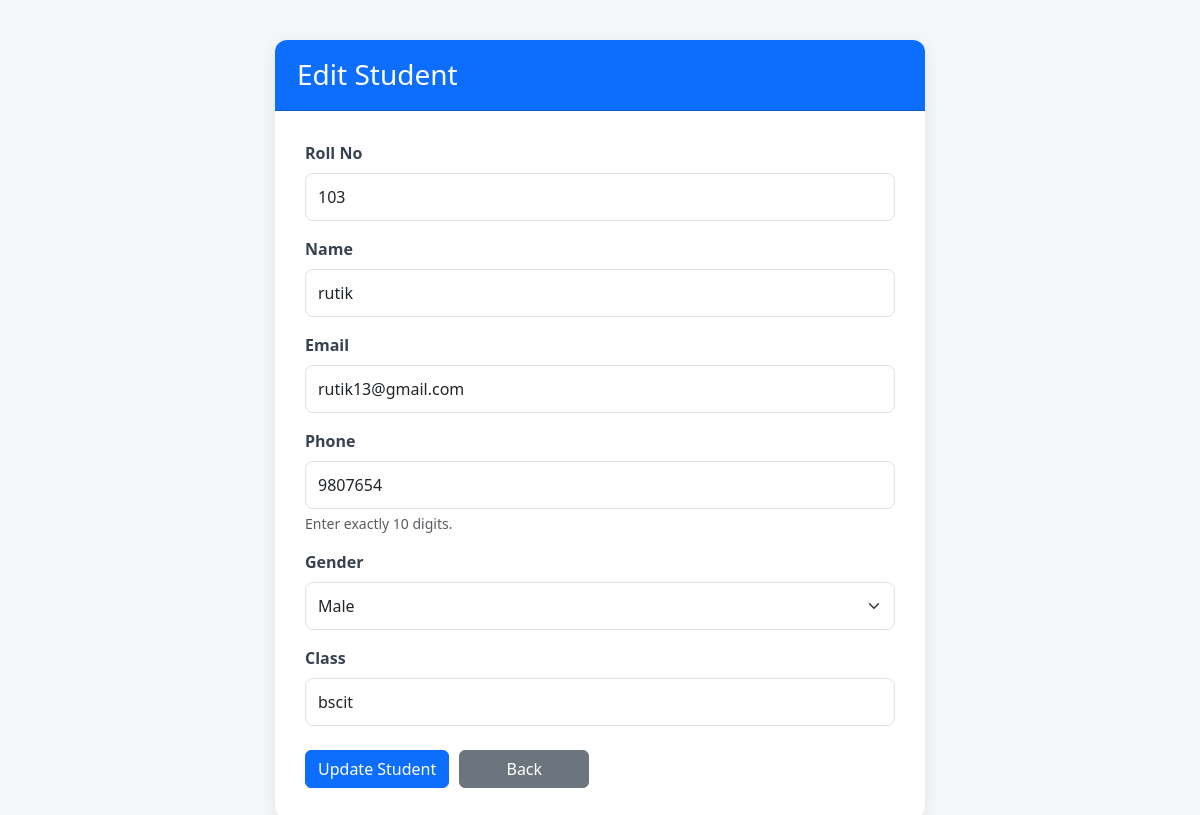
/edit_student.php?id=3 (signed in), run on the app's committed database.
### tables this page shows
CREATE TABLE students (
    id INT UNSIGNED NOT NULL AUTO_INCREMENT,
    roll_no VARCHAR(20) NOT NULL,
    name VARCHAR(100) NOT NULL,
    email VARCHAR(100) DEFAULT NULL,
    phone VARCHAR(15) DEFAULT NULL,
    gender VARCHAR(10) DEFAULT NULL,
    class_name VARCHAR(50) DEFAULT NULL,
    PRIMARY KEY (id),
    UNIQUE KEY uq_students_roll_no (roll_no)
);

### edit_student.php (the view, shortened to what this page needs)
<?php
require_once __DIR__ . '/config.php';
$id = filter_input(
    INPUT_GET,
    'id',
    FILTER_VALIDATE_INT
);
$roll_no = '';
$name = '';
$email = '';
$phone = '';
$gender = '';
$class_name = '';
try {
    $stmt = $conn->prepare(
        'SELECT
            id,
            roll_no,
            name,
            email,
            phone,
            gender,
            class_name
         FROM students
         WHERE id = ?
         LIMIT 1'
    );
    $stmt->bind_param(
        'i',
        $id
    );
    $stmt->execute();
    $stmt->store_result();
    $stmt->bind_result(
        $student_id,
        $student_roll_no,
        $student_name,
        $student_email,
        $student_phone,
        $student_gender,
        $student_class_name
    );
    $roll_no = (string) $student_roll_no;
    $name = (string) $student_name;
    $email = (string) $student_email;
    $phone = (string) $student_phone;
    $gender = (string) $student_gender;
    $class_name = (string) $student_class_name;
} catch (mysqli_sql_exception $e) {
    error_log(
        'Class Management System - Fetch student error: ' .
        $e->getMessage()
    );
    http_response_code(500);
    exit('Unable to load the student record. Please try again later.');
}
?>
<!DOCTYPE html>
<html lang="en">
<head>
    <link
        href="https://cdn.jsdelivr.net/npm/bootstrap@5.3.3/dist/css/bootstrap.min.css"
        rel="stylesheet"
    >
</head>
<body>
<div class="container">
    <div class="form-container">
        <div class="card">
            <div class="card-header bg-primary text-white">
                <h3 class="mb-0">
                    Edit Student
                </h3>
            </div>
            <div class="card-body">
                <form
                    method="POST"
                    action=""
                    autocomplete="off"
                >
                    <div class="mb-3">
                        <label
                            for="roll_no"
                            class="form-label"
                        >
                            Roll No
                        </label>
                        <input
                            type="text"
                            name="roll_no"
                            id="roll_no"
                            class="form-control"
                            value="<?php
                                echo htmlspecialchars(
                                    $roll_no,
                                    ENT_QUOTES,
                                    'UTF-8'
                                );
                            ?>"
                            maxlength="50"
                            required
                        >
                    </div>
                    <div class="mb-3">
                        <label
                            for="name"
                            class="form-label"
                        >
                            Name
                        </label>
                        <input
                            type="text"
                            name="name"
                            id="name"
                            class="form-control"
                            value="<?php
                                echo htmlspecialchars(
                                    $name,
                                    ENT_QUOTES,
                                    'UTF-8'
                                );
                            ?>"
                            maxlength="100"
                            required
                        >
                    </div>
                    <div class="mb-3">
                        <label
                            for="email"
                            class="form-label"
                        >
                            Email
                        </label>
                        <input
                            type="email"
                            name="email"
                            id="email"
                            class="form-control"
                            value="<?php
                                echo htmlspecialchars(
                                    $email,
                                    ENT_QUOTES,
                                    'UTF-8'
                                );
                            ?>"
                            maxlength="150"
                        >
                    </div>
                    <div class="mb-3">
                        <label
                            for="phone"
                            class="form-label"
                        >
                            Phone
                        </label>
                        <input
                            type="tel"
                            name="phone"
                            id="phone"
                            class="form-control"
                            maxlength="10"
                            inputmode="numeric"
                            pattern="[0-9]{10}"
                            value="<?php
                                echo htmlspecialchars(
                                    $phone,
                                    ENT_QUOTES,
                                    'UTF-8'
                                );
                            ?>"
                            required
                        >
                        <div class="form-text">
                            Enter exactly 10 digits.
                        </div>
                    </div>
                    <div class="mb-3">
                        <label
                            for="gender"
                            class="form-label"
                        >
                            Gender
                        </label>
                        <select
                            name="gender"
                            id="gender"
                            class="form-select"
                            required
                        >
                            <option
                                value="Male"
                                <?php
                                echo $gender === 'Male'
                                    ? 'selected'
                                    : '';
                                ?>
                            >
                                Male
                            </option>
                        </select>
                    </div>
                    <div class="mb-4">
                        <label
                            for="class_name"
                            class="form-label"
                        >
                            Class
                        </label>
                        <input
                            type="text"
                            name="class_name"
                            id="class_name"
                            class="form-control"
                            value="<?php
                                echo htmlspecialchars(
                                    $class_name,
                                    ENT_QUOTES,
                                    'UTF-8'
                                );
                            ?>"
                            maxlength="100"
                            required
                        >
                    </div>
                    <div class="button-group">
                        <button
                            type="submit"
                            name="update"
                            value="1"
                            class="btn btn-primary"
                        >
                            Update Student
                        </button>
                        <a
                            href="students.php"
                            class="btn btn-secondary"
                        >
                            Back
                        </a>
                    </div>
                </form>
            </div>
        </div>
    </div>
</div>
</body>
</html>

### edit_student.php (style rules this page uses)
* { box-sizing: border-box; }
body { margin: 0; background-color: #f4f6f9; font-family: "Segoe UI", Arial, sans-serif; }
.form-container { max-width: 650px; margin: 40px auto; }
.card { border: none; border-radius: 12px; box-shadow: 0 4px 15px rgba(0, 0, 0, 0.08); }
.card-header { border-radius: 12px 12px 0 0 !important; padding: 18px 22px; }
.card-body { padding: 30px; }
.form-label { font-weight: 600; color: #374151; }
.form-control, .form-select { padding: 11px 12px; border-radius: 8px; }
.button-group { display: flex; gap: 10px; flex-wrap: wrap; }
.button-group .btn { min-width: 130px; }

### data on the page
students: roll_no "103", name "rutik", email "rutik13@gmail.com", phone "9807654", gender "Male", class_name "bscit"
